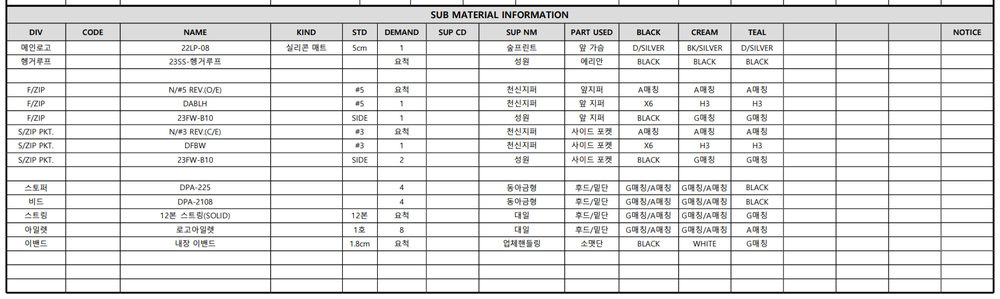
#> input picture Reference/Submaterial_information.png, 1000 x 299 px, shrunk from 1599 x 478 before the run, found by its file name
$ python generate_erp_table.py
#> lines starting #> are read from the running program, lines starting #| are printed output that depends on the picture; after the words box and inside, x2 and y2 are one past the last pixel; in counts of white or black regions, pixels touching at a corner belong together
"""
ERP용 테이블 생성 스크립트
- Comet 오버레이 HTML 아래에 ERP 전송용 구조화 테이블 추가
- 입력: 이미지 파일
- 출력: Comet 오버레이 + ERP 테이블이 합쳐진 HTML

Reference/table2.html 구조 참조:
- 13열 고정 (COLOR CODE, NAME, 6개 사이즈, 4개 빈 열, TOTAL)
- 데이터 행 + 3개 빈 행 + TOTAL 행
"""
from PIL import Image
import cv2
import numpy as np
import os
import re
import base64
import easyocr

# 전역 OCR 인스턴스 (재사용)
_easyocr_reader = None

def get_easyocr():
    """EasyOCR 인스턴스 싱글톤 (한글+영어)"""
    global _easyocr_reader
    if _easyocr_reader is None:
        print("  [EasyOCR 초기화 중... (한글+영어)]")
        _easyocr_reader = easyocr.Reader(['ko', 'en'], gpu=False, verbose=False)
    return _easyocr_reader


# =============================================================================
# Grid-First 핵심 함수들
# =============================================================================

# [54 lines left out: functions grid_find_boxes, grid_box_iou, not called in this run]


def grid_group_coords(coords: np.ndarray, gap: int = 5) -> list:
    """연속 좌표 그룹화"""
    if len(coords) == 0:
        return []

    groups = []
    current = [coords[0]]

    for c in coords[1:]:
        if c - current[-1] <= gap:
            current.append(c)
        else:
            groups.append(int(np.mean(current)))
            current = [c]

    groups.append(int(np.mean(current)))
    return groups


def grid_count_cells_in_region(img: Image.Image, box: list, min_line_len: int = 20) -> tuple:
    """영역 내 가로선/세로선 수 -> 셀 수 계산"""
    x1, y1, x2, y2 = box
    cropped = img.crop((x1, y1, x2, y2))

    img_cv = cv2.cvtColor(np.array(cropped), cv2.COLOR_RGB2BGR)
    gray = cv2.cvtColor(img_cv, cv2.COLOR_BGR2GRAY)
    _, binary = cv2.threshold(gray, 200, 255, cv2.THRESH_BINARY_INV)

    h, w = binary.shape

    # 가로선 찾기
    h_kernel = cv2.getStructuringElement(cv2.MORPH_RECT, (min_line_len, 1))
    h_lines = cv2.morphologyEx(binary, cv2.MORPH_OPEN, h_kernel)
    h_proj = np.sum(h_lines, axis=1)
    h_coords = np.where(h_proj > min_line_len)[0]
    row_bounds = grid_group_coords(h_coords)

    # 세로선 찾기
    v_kernel = cv2.getStructuringElement(cv2.MORPH_RECT, (1, min_line_len))
    v_lines = cv2.morphologyEx(binary, cv2.MORPH_OPEN, v_kernel)
    v_proj = np.sum(v_lines, axis=0)
    v_coords = np.where(v_proj > min_line_len)[0]
    col_bounds = grid_group_coords(v_coords)

    num_rows = max(0, len(row_bounds) - 1)
    num_cols = max(0, len(col_bounds) - 1)

    return num_rows, num_cols, row_bounds, col_bounds


# [6 lines left out: function grid_find_index, not called in this run]


def ocr_image_easyocr(image: Image.Image) -> list:
    """EasyOCR로 이미지 OCR"""
    reader = get_easyocr()
    img_array = np.array(image)

    try:
        results = reader.readtext(
            img_array,
            min_size=5,
            text_threshold=0.5,
            low_text=0.3,
            contrast_ths=0.1,
            adjust_contrast=0.5,
        )

        ocr_results = []
        for (bbox, text, score) in results:
            x_coords = [p[0] for p in bbox]
            y_coords = [p[1] for p in bbox]
            box = [int(min(x_coords)), int(min(y_coords)),
                   int(max(x_coords)), int(max(y_coords))]

            ocr_results.append({
                "text": text,
                "box": box,
                "score": float(score)
            })

        return ocr_results
    except Exception as e:
        print(f"EasyOCR 오류: {e}")
        return []


# [351 lines left out: functions grid_extract_table, generate_generic_erp_table_html, generate_comet_overlay_section, generate_combined_html, not called in this run]


def main(image_path: str, output_path: str = None):
    """메인 함수 - Comet 오버레이 + ERP 테이블 통합 HTML 생성"""

    print(f"=" * 60)
    print(f"ERP용 테이블 생성 (Comet + ERP 통합)")
    print(f"이미지: {image_path}")
    print(f"=" * 60)

    # 이미지 로드
    img = Image.open(image_path)
#> img is the input picture: PIL image 1000x299 RGBA; mean R, G, B, A 226.7, 226.7, 226.7, 255
    print(f"이미지 크기: {img.width} x {img.height}")
#| 이미지 크기: 1000 x 299

    # 1. Grid 구조 분석
    print(f"\n[1단계] 테이블 격자 구조 감지...")
    full_box = [0, 0, img.width, img.height]
#> full_box = [0, 0, 1000, 299]
    num_rows, num_cols, row_bounds, col_bounds = grid_count_cells_in_region(img, full_box)
#> in grid_count_cells_in_region, `_, binary = cv2.threshold(gray, 200, 255, cv2.THRESH_BINARY_INV)`:
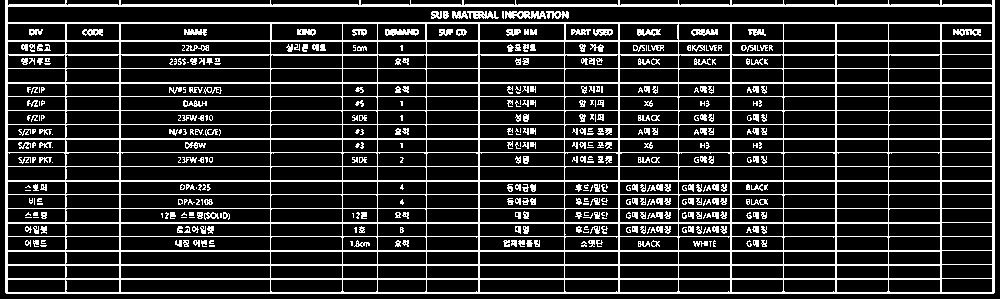
#> binary: shape (299, 1000); 17.8% white in thin lines or dots
#> in grid_count_cells_in_region, `h_lines = cv2.morphologyEx(binary, cv2.MORPH_OPEN, h_kernel)`:
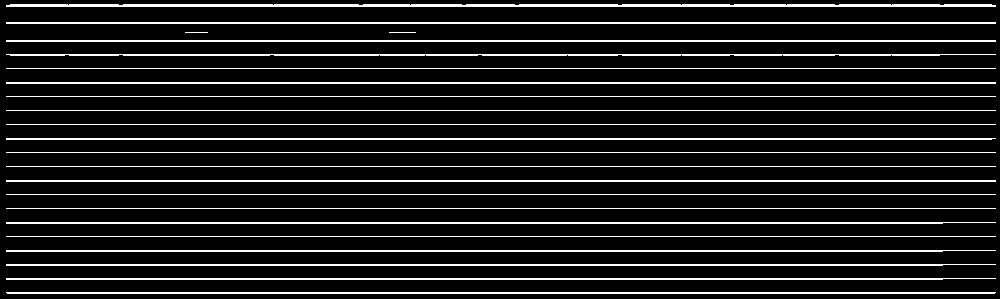
#> h_lines: shape (299, 1000); 11.2% white in thin lines or dots
#> in grid_count_cells_in_region, `h_proj = np.sum(h_lines, axis=1)`: h_proj = 299 values, max 252450 at index 5, min 0 at index 0, mean 28444
#> in grid_count_cells_in_region, `h_coords = np.where(h_proj > min_line_len)[0]`: h_coords = 35 values from 4 to 293
#> in grid_group_coords, `current = [coords[0]]`: current = [4]
#> the loop in grid_group_coords, `for c in coords[1:]:` made 34 passes
#> (c, current) on passes 3, 5, 6, 8, 10, 11, 13, 14, 15, 16, 18, 19: (22, [22]), (32, [32]), (40, [40]), (54, [54]), (68, [68]), (82, [82]), (96, [96]), (110, [110]), (124, [124]), (138, [138]), (152, [152]), (166, [166])
#> c on passes 1, 2, 4, 7, 9, 12: 5, 6, 23, 41, 55, 83
#> after the loop in grid_group_coords, `for c in coords[1:]:`: groups = [5, 22, 32, 40, 54, 68, 82, 96, 110, 124, 138, 152, 166, 180, 194, 208, 222, 236, 250, 264, 278]
#> in grid_count_cells_in_region, `row_bounds = grid_group_coords(h_coords)`: row_bounds = [5, 22, 32, 40, 54, 68, 82, 96, 110, 124, 138, 152, 166, 180, 194, 208, 222, 236, 250, 264, 278, 292]
#> in grid_count_cells_in_region, `v_lines = cv2.morphologyEx(binary, cv2.MORPH_OPEN, v_kernel)`:
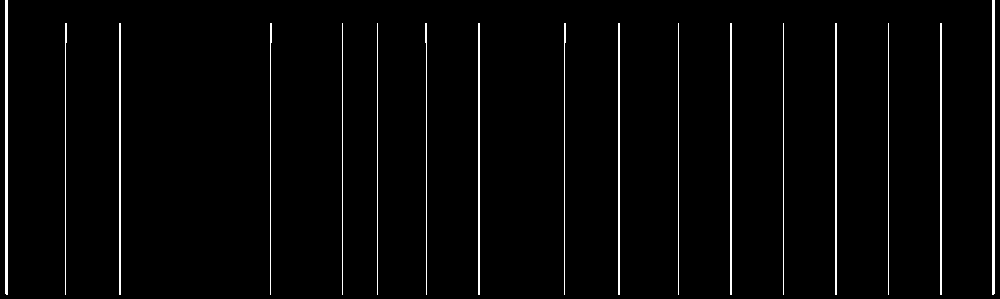
#> v_lines: shape (299, 1000); 2.5% white in thin lines or dots
#> in grid_count_cells_in_region, `v_proj = np.sum(v_lines, axis=0)`: v_proj = 1000 values, max 75225 at index 6, min 0 at index 0, mean 1927.8
#> in grid_count_cells_in_region, `v_coords = np.where(v_proj > min_line_len)[0]`: v_coords = 31 values from 5 to 994
#> the loop in grid_group_coords (call 2), `for c in coords[1:]:` made 30 passes
#> (c, current) on passes 3, 5, 7, 9, 10, 11, 13, 15, 17, 19, 20, 22: (65, [65]), (119, [119]), (270, [270]), (342, [342]), (377, [377]), (425, [425]), (478, [478]), (564, [564]), (618, [618]), (678, [678]), (730, [730]), (783, [783])
#> c on passes 1, 2, 4, 6, 8, 12: 6, 7, 66, 120, 271, 426
#> in grid_count_cells_in_region, `col_bounds = grid_group_coords(v_coords)`: col_bounds = [6, 65, 119, 270, 342, 377, 425, 478, 564, 618, 678, 730, 783, 835, 888, 940, 993]
#> in grid_count_cells_in_region, `num_rows = max(0, len(row_bounds) - 1)`: num_rows = 21
#> in grid_count_cells_in_region, `num_cols = max(0, len(col_bounds) - 1)`: num_cols = 16
#> num_rows = 21; num_cols = 16

    print(f"  격자: {num_rows}행 x {num_cols}열")
#|   격자: 21행 x 16열

    if num_rows < 2 or num_cols < 2:
        print("테이블 격자를 찾을 수 없습니다.")
        return

    table_info = {
        "box": full_box,
        "rows": num_rows,
        "cols": num_cols,
        "row_bounds": row_bounds,
        "col_bounds": col_bounds
    }

    # 2. 전체 이미지 OCR
    print(f"\n[2단계] 전체 이미지 OCR...")
    all_ocr_results = ocr_image_easyocr(img)
    print(f"  OCR 결과: {len(all_ocr_results)}개 텍스트")

    # 3. Grid 기반 셀 매핑
    print(f"\n[3단계] Grid 기반 셀 매핑...")
    table_2d = grid_extract_table(img, table_info)

    # 4. 테이블 구조 확인
    print(f"\n[4단계] Grid-First 테이블 구조 확인...")
    non_empty_rows = sum(1 for row in table_2d if any(cell.strip() for cell in row))
    print(f"  총 행: {len(table_2d)}, 데이터 있는 행: {non_empty_rows}")

    # 처음 5개 행 미리보기
    print(f"\n테이블 미리보기 (처음 5행):")
    for i, row in enumerate(table_2d[:5]):
        row_texts = [cell.strip() for cell in row if cell.strip()]
        print(f"  Row {i}: {row_texts[:6]}{'...' if len(row_texts) > 6 else ''}")

    # 파일 경로 설정
    if output_path is None:
        base_name = os.path.splitext(os.path.basename(image_path))[0]
        output_dir = os.path.dirname(os.path.abspath(__file__))
        output_path = os.path.join(output_dir, f"{base_name}_erp.html")

    # 5. 통합 HTML 생성
    print(f"\n[5단계] 통합 HTML 생성...")
    html = generate_combined_html(image_path, all_ocr_results, table_2d)

    with open(output_path, 'w', encoding='utf-8') as f:
        f.write(html)

    print(f"\n" + "=" * 60)
    print(f"[완료] ERP용 HTML 생성됨")
    print(f"  출력 파일: {output_path}")
    print(f"=" * 60)

    # 브라우저에서 열기
    import webbrowser
    webbrowser.open('file://' + os.path.realpath(output_path))

    return html


if __name__ == "__main__":
    # 테스트: Submaterial_information.png
    image_path = r"E:\Antigravity\Black_Yak\Reference\Submaterial_information.png"
    main(image_path)
#> (the call stopped at in get_easyocr, `_easyocr_reader = easyocr.Reader(['ko', 'en'], gpu=False, verbose=False)`: easyocr is not available in this run)

$ run again, with Reference/005M_Table.png copied over Reference/Submaterial_information.png
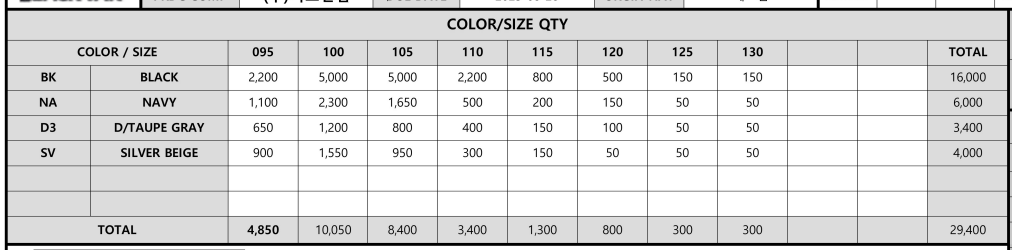
#> input picture Reference/005M_Table.png, 1012 x 250 px, found by its file name
#> in main, img is the input picture: PIL image 1012x250 RGBA; mean R, G, B, A 219.4, 219.4, 219.4, 255
#| 이미지 크기: 1012 x 250
#> in grid_count_cells_in_region, `_, binary = cv2.threshold(gray, 200, 255, cv2.THRESH_BINARY_INV)`:
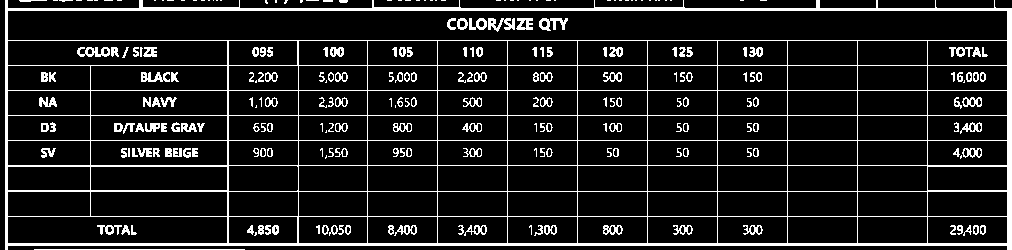
#> binary: shape (250, 1012); 11.5% white in thin lines or dots
#> h_lines: shape (250, 1012); 6% white; 12 white regions, largest, box (x1, y1, x2, y2) and area: (6, 7, 1012, 11) 3299, (6, 243, 1012, 246) 3018, (6, 165, 1012, 167) 1314
#> h_proj = 250 values, max 256530 at index 8, min 0 at index 1, mean 15524.4
#> h_coords = 19 values from 0 to 249
#> in grid_group_coords, `current = [coords[0]]`: current = [0]
#> the loop in grid_group_coords, `for c in coords[1:]:` made 18 passes
#> (c, current) on passes 1, 5, 6, 7, 8, 9, 10, 12: (7, [7]), (40, [40]), (65, [65]), (90, [90]), (115, [115]), (140, [140]), (165, [165]), (190, [190])
#> after the loop in grid_group_coords, `for c in coords[1:]:`: groups = [0, 8, 40, 65, 90, 115, 140, 165, 190, 216]
#> in grid_count_cells_in_region, `row_bounds = grid_group_coords(h_coords)`: row_bounds = [0, 8, 40, 65, 90, 115, 140, 165, 190, 216, 245]
#> in grid_count_cells_in_region, `v_lines = cv2.morphologyEx(binary, cv2.MORPH_OPEN, v_kernel)`:
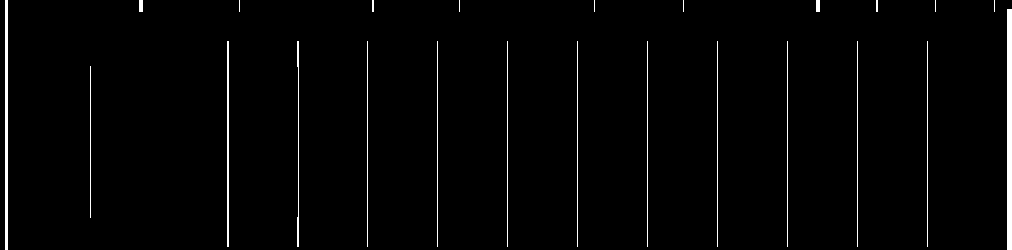
#> v_lines: shape (250, 1012); 1.9% white; 24 white regions (6 under 20 px), largest, box (x1, y1, x2, y2) and area: (1007, 9, 1012, 250) 1205, (5, 0, 8, 250) 750, (227, 41, 229, 247) 412
#> v_proj = 1012 values, max 63750 at index 5, min 0 at index 0, mean 1222.3
#> v_coords = 40 values from 5 to 1011
#> the loop in grid_group_coords (call 2), `for c in coords[1:]:` made 39 passes
#> (c, current) on passes 3, 4, 8, 10, 11, 13, 16, 17: (90, [90]), (139, [139]), (227, [227]), (239, [239]), (297, [297]), (367, [367]), (437, [437]), (459, [459])
#> in grid_count_cells_in_region, `col_bounds = grid_group_coords(v_coords)`: col_bounds = [6, 90, 140, 227, 239, 297, 370, 437, 459, 507, 577, 594, 647, 683, 717, 787, 817, 857, 876, 927, 935, 994, 1009]
#> in grid_count_cells_in_region, `num_rows = max(0, len(row_bounds) - 1)`: num_rows = 10
#> in grid_count_cells_in_region, `num_cols = max(0, len(col_bounds) - 1)`: num_cols = 22
#> in main, `num_rows, num_cols, row_bounds, col_bounds = grid_count_cells_in_regio..`: num_rows = 10; num_cols = 22; row_bounds = [0, 8, 40, 65, 90, 115, 140, 165, 190, 216, 245]
#|   격자: 10행 x 22열
#> table_info = {'box': [0, 0, 1012, 250], 'rows': 10, 'cols': 22, 'row_bounds': [0, 8, 40, 65, 90, 115, 140, 165, 190, 216, 245], 'col_bounds': [6, 90, 140, 227, 239, 297, 370, 437, 459, 507, 577, 594, 647, 683, 717, 787, 817, 857, 876, 927, 935, 994, 1009]}

$ run again, with Reference/BY_Original_Table.png copied over Reference/Submaterial_information.png
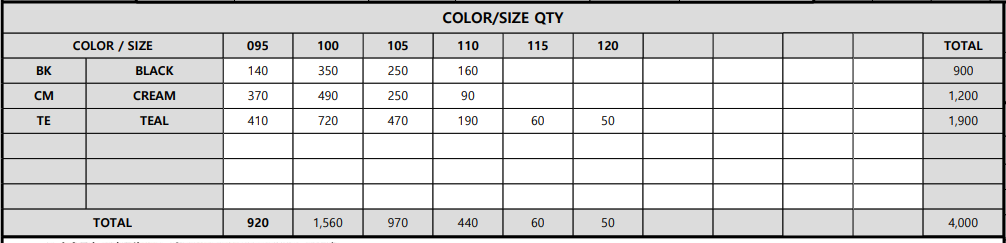
#> input picture Reference/BY_Original_Table.png, 1006 x 243 px, found by its file name
#> in main, img is the input picture: PIL image 1006x243 RGBA; mean R, G, B, A 214, 214, 214, 255
#| 이미지 크기: 1006 x 243
#> in grid_count_cells_in_region, `_, binary = cv2.threshold(gray, 200, 255, cv2.THRESH_BINARY_INV)`:
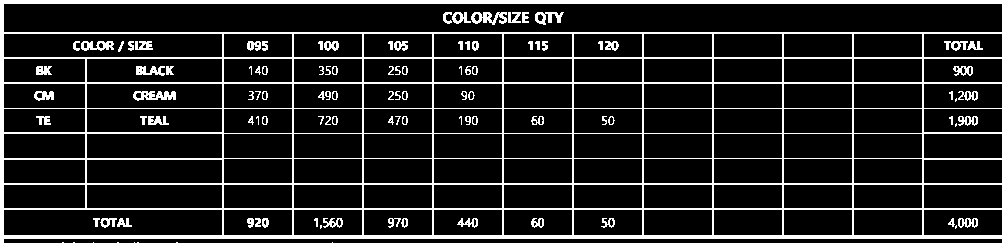
#> binary: shape (243, 1006); 13.8% white; 106 white regions (18 under 20 px), largest, box (x1, y1, x2, y2) and area: (0, 0, 1006, 243) 27954, (133, 91, 176, 101) 286, (471, 12, 507, 25) 271
#> h_lines: shape (243, 1006); 8.9% white; 10 white regions, largest, box (x1, y1, x2, y2) and area: (0, 0, 1006, 4) 4024, (0, 235, 1006, 239) 4024, (0, 32, 1006, 34) 2012
#> h_proj = 243 values, max 256530 at index 0, min 0 at index 4, mean 22815.7
#> h_coords = 23 values from 0 to 238
#> in grid_group_coords, `current = [coords[0]]`: current = [0]
#> the loop in grid_group_coords, `for c in coords[1:]:` made 22 passes
#> (c, current) on passes 4, 6, 8, 10, 11, 13, 15, 17: (32, [32]), (57, [57]), (82, [82]), (108, [108]), (132, [132]), (158, [158]), (183, [183]), (208, [208])
#> after the loop in grid_group_coords, `for c in coords[1:]:`: groups = [1, 32, 57, 82, 108, 132, 158, 183, 208]
#> in grid_count_cells_in_region, `row_bounds = grid_group_coords(h_coords)`: row_bounds = [1, 32, 57, 82, 108, 132, 158, 183, 208, 236]
#> in grid_count_cells_in_region, `v_lines = cv2.morphologyEx(binary, cv2.MORPH_OPEN, v_kernel)`:
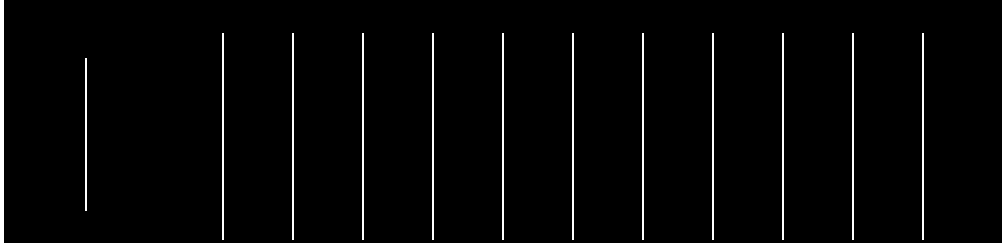
#> v_lines: shape (243, 1006); 2.8% white; 14 white regions, largest, box (x1, y1, x2, y2) and area: (0, 0, 4, 243) 972, (1002, 0, 1006, 243) 972, (222, 33, 224, 240) 414
#> v_proj = 1006 values, max 61965 at index 0, min 0 at index 4, mean 1724.7
#> v_coords = 32 values from 0 to 1005
#> the loop in grid_group_coords (call 2), `for c in coords[1:]:` made 31 passes
#> (c, current) on passes 4, 6, 8, 10, 12, 14, 16, 18: (85, [85]), (222, [222]), (292, [292]), (362, [362]), (432, [432]), (502, [502]), (572, [572]), (642, [642])
#> in grid_count_cells_in_region, `col_bounds = grid_group_coords(v_coords)`: col_bounds = [1, 85, 222, 292, 362, 432, 502, 572, 642, 712, 782, 852, 922, 1003]
#> in grid_count_cells_in_region, `num_rows = max(0, len(row_bounds) - 1)`: num_rows = 9
#> in grid_count_cells_in_region, `num_cols = max(0, len(col_bounds) - 1)`: num_cols = 13
#> in main, `num_rows, num_cols, row_bounds, col_bounds = grid_count_cells_in_regio..`: num_rows = 9; num_cols = 13; row_bounds = [1, 32, 57, 82, 108, 132, 158, 183, 208, 236]
#|   격자: 9행 x 13열
#> table_info = {'box': [0, 0, 1006, 243], 'rows': 9, 'cols': 13, 'row_bounds': [1, 32, 57, 82, 108, 132, 158, 183, 208, 236], 'col_bounds': [1, 85, 222, 292, 362, 432, 502, 572, 642, 712, 782, 852, 922, 1003]}
